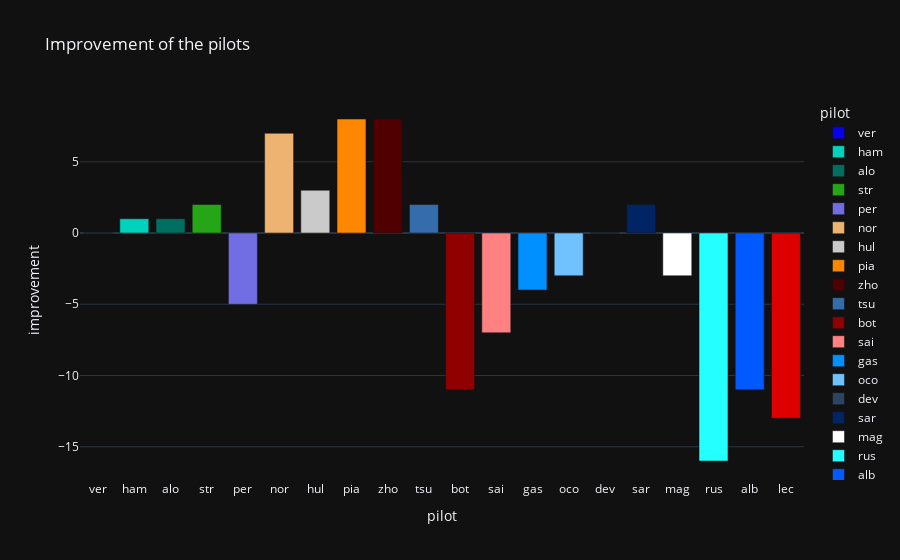

Notebook code cell kept with this figure:
### Code cell
# px.scatter(last_gp, x="pilot", y="improvement", title="Improvement of the pilots", marginal_y="histogram", template="plotly_dark")
px.bar(last_gp, x="pilot", y="improvement", title="Improvement of the pilots", color="pilot", color_discrete_map=colors["pilot"], template="plotly_dark")
# invert the y axis

### Figure 1 — Plotly figure (JSON) as saved in the notebook; plotly's stock layout.template omitted (floating-point values rounded to 4 significant figures)
{"data": [{"alignmentgroup": "True", "hovertemplate": "pilot=%{x}<br>improvement=%{y}<extra></extra>", "legendgroup": "ver", "marker": {"color": "#0600ef", "pattern": {"shape": ""}}, "name": "ver", "offsetgroup": "ver", "orientation": "v", "showlegend": true, "textposition": "auto", "type": "bar", "x": ["ver"], "xaxis": "x", "y": [0], "yaxis": "y"}, {"alignmentgroup": "True", "hovertemplate": "pilot=%{x}<br>improvement=%{y}<extra></extra>", "legendgroup": "ham", "marker": {"color": "#00d2be", "pattern": {"shape": ""}}, "name": "ham", "offsetgroup": "ham", "orientation": "v", "showlegend": true, "textposition": "auto", "type": "bar", "x": ["ham"], "xaxis": "x", "y": [1], "yaxis": "y"}, {"alignmentgroup": "True", "hovertemplate": "pilot=%{x}<br>improvement=%{y}<extra></extra>", "legendgroup": "alo", "marker": {"color": "#006f62", "pattern": {"shape": ""}}, "name": "alo", "offsetgroup": "alo", "orientation": "v", "showlegend": true, "textposition": "auto", "type": "bar", "x": ["alo"], "xaxis": "x", "y": [1], "yaxis": "y"}, {"alignmentgroup": "True", "hovertemplate": "pilot=%{x}<br>improvement=%{y}<extra></extra>", "legendgroup": "str", "marker": {"color": "#25a617", "pattern": {"shape": ""}}, "name": "str", "offsetgroup": "str", "orientation": "v", "showlegend": true, "textposition": "auto", "type": "bar", "x": ["str"], "xaxis": "x", "y": [2], "yaxis": "y"}, {"alignmentgroup": "True", "hovertemplate": "pilot=%{x}<br>improvement=%{y}<extra></extra>", "legendgroup": "per", "marker": {"color": "#716de2", "pattern": {"shape": ""}}, "name": "per", "offsetgroup": "per", "orientation": "v", "showlegend": true, "textposition": "auto", "type": "bar", "x": ["per"], "xaxis": "x", "y": [-5], "yaxis": "y"}, {"alignmentgroup": "True", "hovertemplate": "pilot=%{x}<br>improvement=%{y}<extra></extra>", "legendgroup": "nor", "marker": {"color": "#eeb370", "pattern": {"shape": ""}}, "name": "nor", "offsetgroup": "nor", "orientation": "v", "showlegend": true, "textposition": "auto", "type": "bar", "x": ["nor"], "xaxis": "x", "y": [7], "yaxis": "y"}, {"alignmentgroup": "True", "hovertemplate": "pilot=%{x}<br>improvement=%{y}<extra></extra>", "legendgroup": "hul", "marker": {"color": "#cacaca", "pattern": {"shape": ""}}, "name": "hul", "offsetgroup": "hul", "orientation": "v", "showlegend": true, "textposition": "auto", "type": "bar", "x": ["hul"], "xaxis": "x", "y": [3], "yaxis": "y"}, {"alignmentgroup": "True", "hovertemplate": "pilot=%{x}<br>improvement=%{y}<extra></extra>", "legendgroup": "pia", "marker": {"color": "#ff8700", "pattern": {"shape": ""}}, "name": "pia", "offsetgroup": "pia", "orientation": "v", "showlegend": true, "textposition": "auto", "type": "bar", "x": ["pia"], "xaxis": "x", "y": [8], "yaxis": "y"}, {"alignmentgroup": "True", "hovertemplate": "pilot=%{x}<br>improvement=%{y}<extra></extra>", "legendgroup": "zho", "marker": {"color": "#500000", "pattern": {"shape": ""}}, "name": "zho", "offsetgroup": "zho", "orientation": "v", "showlegend": true, "textposition": "auto", "type": "bar", "x": ["zho"], "xaxis": "x", "y": [8], "yaxis": "y"}, {"alignmentgroup": "True", "hovertemplate": "pilot=%{x}<br>improvement=%{y}<extra></extra>", "legendgroup": "tsu", "marker": {"color": "#356cac", "pattern": {"shape": ""}}, "name": "tsu", "offsetgroup": "tsu", "orientation": "v", "showlegend": true, "textposition": "auto", "type": "bar", "x": ["tsu"], "xaxis": "x", "y": [2], "yaxis": "y"}, {"alignmentgroup": "True", "hovertemplate": "pilot=%{x}<br>improvement=%{y}<extra></extra>", "legendgroup": "bot", "marker": {"color": "#900000", "pattern": {"shape": ""}}, "name": "bot", "offsetgroup": "bot", "orientation": "v", "showlegend": true, "textposition": "auto", "type": "bar", "x": ["bot"], "xaxis": "x", "y": [-11], "yaxis": "y"}, {"alignmentgroup": "True", "hovertemplate": "pilot=%{x}<br>improvement=%{y}<extra></extra>", "legendgroup": "sai", "marker": {"color": "#ff8181", "pattern": {"shape": ""}}, "name": "sai", "offsetgroup": "sai", "orientation": "v", "showlegend": true, "textposition": "auto", "type": "bar", "x": ["sai"], "xaxis": "x", "y": [-7], "yaxis": "y"}, {"alignmentgroup": "True", "hovertemplate": "pilot=%{x}<br>improvement=%{y}<extra></extra>", "legendgroup": "gas", "marker": {"color": "#0090ff", "pattern": {"shape": ""}}, "name": "gas", "offsetgroup": "gas", "orientation": "v", "showlegend": true, "textposition": "auto", "type": "bar", "x": ["gas"], "xaxis": "x", "y": [-4], "yaxis": "y"}, {"alignmentgroup": "True", "hovertemplate": "pilot=%{x}<br>improvement=%{y}<extra></extra>", "legendgroup": "oco", "marker": {"color": "#70c2ff", "pattern": {"shape": ""}}, "name": "oco", "offsetgroup": "oco", "orientation": "v", "showlegend": true, "textposition": "auto", "type": "bar", "x": ["oco"], "xaxis": "x", "y": [-3], "yaxis": "y"}, {"alignmentgroup": "True", "hovertemplate": "pilot=%{x}<br>improvement=%{y}<extra></extra>", "legendgroup": "dev", "marker": {"color": "#2b4562", "pattern": {"shape": ""}}, "name": "dev", "offsetgroup": "dev", "orientation": "v", "showlegend": true, "textposition": "auto", "type": "bar", "x": ["dev"], "xaxis": "x", "y": [0], "yaxis": "y"}, {"alignmentgroup": "True", "hovertemplate": "pilot=%{x}<br>improvement=%{y}<extra></extra>", "legendgroup": "sar", "marker": {"color": "#012564", "pattern": {"shape": ""}}, "name": "sar", "offsetgroup": "sar", "orientation": "v", "showlegend": true, "textposition": "auto", "type": "bar", "x": ["sar"], "xaxis": "x", "y": [2], "yaxis": "y"}, {"alignmentgroup": "True", "hovertemplate": "pilot=%{x}<br>improvement=%{y}<extra></extra>", "legendgroup": "mag", "marker": {"color": "#ffffff", "pattern": {"shape": ""}}, "name": "mag", "offsetgroup": "mag", "orientation": "v", "showlegend": true, "textposition": "auto", "type": "bar", "x": ["mag"], "xaxis": "x", "y": [-3], "yaxis": "y"}, {"alignmentgroup": "True", "hovertemplate": "pilot=%{x}<br>improvement=%{y}<extra></extra>", "legendgroup": "rus", "marker": {"color": "#24ffff", "pattern": {"shape": ""}}, "name": "rus", "offsetgroup": "rus", "orientation": "v", "showlegend": true, "textposition": "auto", "type": "bar", "x": ["rus"], "xaxis": "x", "y": [-16], "yaxis": "y"}, {"alignmentgroup": "True", "hovertemplate": "pilot=%{x}<br>improvement=%{y}<extra></extra>", "legendgroup": "alb", "marker": {"color": "#005aff", "pattern": {"shape": ""}}, "name": "alb", "offsetgroup": "alb", "orientation": "v", "showlegend": true, "textposition": "auto", "type": "bar", "x": ["alb"], "xaxis": "x", "y": [-11], "yaxis": "y"}, {"alignmentgroup": "True", "hovertemplate": "pilot=%{x}<br>improvement=%{y}<extra></extra>", "legendgroup": "lec", "marker": {"color": "#dc0000", "pattern": {"shape": ""}}, "name": "lec", "offsetgroup": "lec", "orientation": "v", "showlegend": true, "textposition": "auto", "type": "bar", "x": ["lec"], "xaxis": "x", "y": [-13], "yaxis": "y"}], "layout": {"barmode": "relative", "legend": {"title": {"text": "pilot"}, "tracegroupgap": 0}, "title": {"text": "Improvement of the pilots"}, "xaxis": {"anchor": "y", "categoryarray": ["ver", "ham", "alo", "str", "per", "nor", "hul", "pia", "zho", "tsu", "bot", "sai", "gas", "oco", "dev", "sar", "mag", "rus", "alb", "lec"], "categoryorder": "array", "domain": [0, 1], "title": {"text": "pilot"}}, "yaxis": {"anchor": "x", "domain": [0, 1], "title": {"text": "improvement"}}}}
